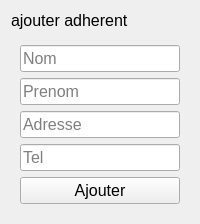
                <widget class="QWidget" name="addmember">
                 <layout class="QVBoxLayout" name="verticalLayout_23">
                  <item alignment="Qt::AlignTop">
                   <widget class="QLabel" name="label_10">
                    <property name="font">
                     <font>
                      <pointsize>12</pointsize>
                     </font>
                    </property>
                    <property name="text">
                     <string>ajouter adherent</string>
                    </property>
                   </widget>
                  </item>
                  <item>
                   <widget class="QWidget" name="widget_9" native="true">
                    <property name="sizePolicy">
                     <sizepolicy hsizetype="Preferred" vsizetype="Expanding">
                      <horstretch>0</horstretch>
                      <verstretch>0</verstretch>
                     </sizepolicy>
                    </property>
                    <layout class="QVBoxLayout" name="verticalLayout_24">
                     <item>
                      <widget class="QLineEdit" name="addMemberNom">
                       <property name="font">
                        <font>
                         <pointsize>12</pointsize>
                        </font>
                       </property>
                       <property name="placeholderText">
                        <string>Nom</string>
                       </property>
                      </widget>
                     </item>
                     <item>
                      <widget class="QLineEdit" name="addMemberPrenom">
                       <property name="font">
                        <font>
                         <pointsize>12</pointsize>
                        </font>
                       </property>
                       <property name="placeholderText">
                        <string>Prenom</string>
                       </property>
                      </widget>
                     </item>
                     <item>
                      <widget class="QLineEdit" name="addMemberAdresse">
                       <property name="font">
                        <font>
                         <pointsize>12</pointsize>
                        </font>
                       </property>
                       <property name="placeholderText">
                        <string>Adresse</string>
                       </property>
                      </widget>
                     </item>
                     <item>
                      <widget class="QLineEdit" name="addMemberTel">
                       <property name="font">
                        <font>
                         <pointsize>12</pointsize>
                        </font>
                       </property>
                       <property name="placeholderText">
                        <string>Tel</string>
                       </property>
                      </widget>
                     </item>
                     <item>
                      <widget class="QPushButton" name="addMemberBtn">
                       <property name="font">
                        <font>
                         <pointsize>12</pointsize>
                        </font>
                       </property>
                       <property name="cursor">
                        <cursorShape>PointingHandCursor</cursorShape>
                       </property>
                       <property name="text">
                        <string>Ajouter</string>
                       </property>
                       <property name="icon">
                        <iconset resource="QSS/QSS_Resources.qrc">
                         <normaloff>:/icons/Icons/plus.png</normaloff>:/icons/Icons/plus.png</iconset>
                       </property>
                       <property name="iconSize">
                        <size>
                         <width>24</width>
                         <height>24</height>
                        </size>
                       </property>
                      </widget>
                     </item>
                    </layout>
                   </widget>
                  </item>
                 </layout>
                </widget>
